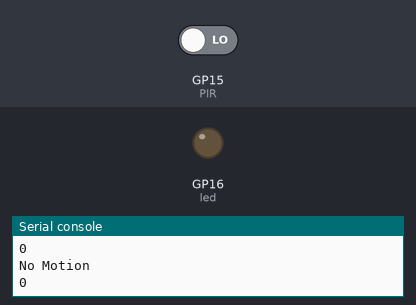
This program was run on a simulated Raspberry Pi Pico running MicroPython. On the bench: output pins drawn as LEDs (lit = HIGH), the last lines printed to the serial console. The test bench sets the inputs (shaded band); at power-on: GP15 (PIR) LOW.

Above: at 1.2 s.
1.3 s: GP15 (PIR) driven HIGH
At 3.2 s:
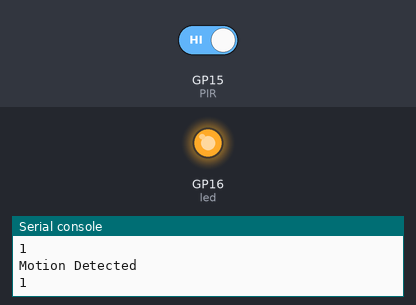
3.5 s: GP15 (PIR) driven LOW
At 4.7 s:
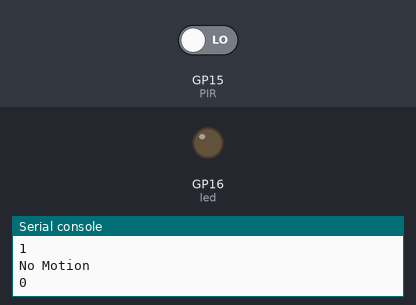
Timing chart, 0 to 6.5 s (numbered marks = the images above; inputs shaded):
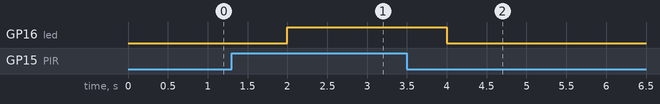

Measured:
- after the input at 1.3 s, GP16 (led): LOW → HIGH after 0.70 s
- after the input at 3.5 s, GP16 (led): HIGH → LOW after 0.50 s

The program:

pir_sensor.py
```python
from machine import Pin
import time

PIR = Pin(15, Pin.IN)
led = Pin(16, Pin.OUT)

while(True):
    if PIR.value() == 1:
        led.value(1)
        print("Motion Detected")
        #time.sleep(3)
    elif PIR.value() == 0:
        led.value(0)
        print("No Motion")
    print(PIR.value())
    time.sleep(1)
    
```
